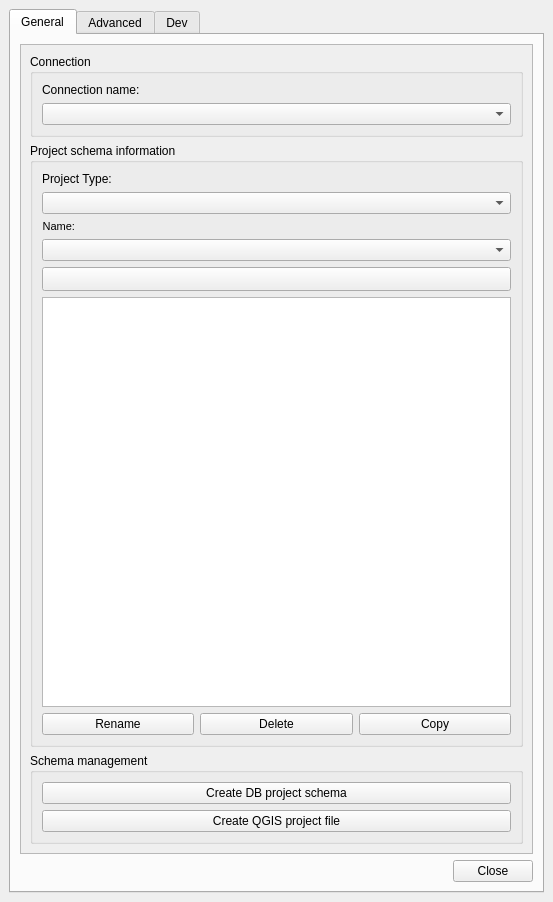
<?xml version="1.0" encoding="UTF-8"?>
<ui version="4.0">
 <class>dlg_admin</class>
 <widget class="QMainWindow" name="dlg_admin">
  <property name="geometry">
   <rect>
    <x>0</x>
    <y>0</y>
    <width>553</width>
    <height>902</height>
   </rect>
  </property>
  <property name="sizePolicy">
   <sizepolicy hsizetype="Expanding" vsizetype="Preferred">
    <horstretch>0</horstretch>
    <verstretch>0</verstretch>
   </sizepolicy>
  </property>
  <property name="maximumSize">
   <size>
    <width>16777215</width>
    <height>16777215</height>
   </size>
  </property>
  <property name="windowTitle">
   <string>Giswater</string>
  </property>
  <property name="unifiedTitleAndToolBarOnMac">
   <bool>false</bool>
  </property>
  <widget class="QWidget" name="centralwidget">
   <layout class="QGridLayout" name="gridLayout_4">
    <item row="3" column="0" colspan="2">
     <widget class="QTabWidget" name="tab_main">
      <property name="enabled">
       <bool>true</bool>
      </property>
      <property name="currentIndex">
       <number>0</number>
      </property>
      <widget class="QWidget" name="tab_general">
       <attribute name="title">
        <string>General</string>
       </attribute>
       <layout class="QGridLayout" name="gridLayout">
        <item row="0" column="1">
         <widget class="QScrollArea" name="scrollArea">
          <property name="minimumSize">
           <size>
            <width>370</width>
            <height>273</height>
           </size>
          </property>
          <property name="widgetResizable">
           <bool>true</bool>
          </property>
          <widget class="QWidget" name="scrollAreaWidgetContents_2">
           <property name="geometry">
            <rect>
             <x>0</x>
             <y>0</y>
             <width>501</width>
             <height>790</height>
            </rect>
           </property>
           <layout class="QGridLayout" name="gridLayout_11">
            <item row="2" column="0">
             <widget class="QGroupBox" name="grb_schema_manager">
              <property name="title">
               <string>Schema management</string>
              </property>
              <layout class="QGridLayout" name="gridLayout_26">
               <item row="0" column="0">
                <layout class="QGridLayout" name="gridLayout_23">
                 <item row="0" column="0">
                  <widget class="QPushButton" name="btn_schema_create">
                   <property name="sizePolicy">
                    <sizepolicy hsizetype="Minimum" vsizetype="Preferred">
                     <horstretch>0</horstretch>
                     <verstretch>0</verstretch>
                    </sizepolicy>
                   </property>
                   <property name="font">
                    <font>
                     <weight>50</weight>
                     <bold>false</bold>
                    </font>
                   </property>
                   <property name="text">
                    <string>Create DB project schema</string>
                   </property>
                  </widget>
                 </item>
                 <item row="1" column="0">
                  <widget class="QPushButton" name="btn_gis_create">
                   <property name="text">
                    <string>Create QGIS project file</string>
                   </property>
                  </widget>
                 </item>
                </layout>
               </item>
              </layout>
             </widget>
            </item>
            <item row="1" column="0">
             <widget class="QGroupBox" name="grb_project_scin">
              <property name="title">
               <string>Project schema information</string>
              </property>
              <layout class="QGridLayout" name="gridLayout_7">
               <item row="1" column="1" colspan="3">
                <widget class="QComboBox" name="cmb_project_type">
                 <property name="sizePolicy">
                  <sizepolicy hsizetype="Expanding" vsizetype="Fixed">
                   <horstretch>0</horstretch>
                   <verstretch>0</verstretch>
                  </sizepolicy>
                 </property>
                </widget>
               </item>
               <item row="0" column="1">
                <widget class="QLabel" name="lbl_project_type">
                 <property name="layoutDirection">
                  <enum>Qt::LeftToRight</enum>
                 </property>
                 <property name="text">
                  <string>Project Type:       </string>
                 </property>
                 <property name="alignment">
                  <set>Qt::AlignLeading|Qt::AlignLeft|Qt::AlignVCenter</set>
                 </property>
                </widget>
               </item>
               <item row="7" column="1" colspan="3">
                <widget class="QTextEdit" name="software_version_info">
                 <property name="enabled">
                  <bool>true</bool>
                 </property>
                 <property name="readOnly">
                  <bool>true</bool>
                 </property>
                </widget>
               </item>
               <item row="6" column="1" colspan="3">
                <widget class="QPushButton" name="btn_info">
                 <property name="enabled">
                  <bool>true</bool>
                 </property>
                 <property name="sizePolicy">
                  <sizepolicy hsizetype="Preferred" vsizetype="Preferred">
                   <horstretch>0</horstretch>
                   <verstretch>0</verstretch>
                  </sizepolicy>
                 </property>
                 <property name="minimumSize">
                  <size>
                   <width>24</width>
                   <height>24</height>
                  </size>
                 </property>
                 <property name="layoutDirection">
                  <enum>Qt::LeftToRight</enum>
                 </property>
                 <property name="text">
                  <string/>
                 </property>
                 <property name="iconSize">
                  <size>
                   <width>16</width>
                   <height>16</height>
                  </size>
                 </property>
                 <property name="checkable">
                  <bool>false</bool>
                 </property>
                 <property name="autoDefault">
                  <bool>false</bool>
                 </property>
                 <property name="default">
                  <bool>false</bool>
                 </property>
                 <property name="flat">
                  <bool>false</bool>
                 </property>
                </widget>
               </item>
               <item row="8" column="1" colspan="3">
                <layout class="QGridLayout" name="gridLayout_6">
                 <item row="2" column="1">
                  <widget class="QPushButton" name="btn_delete">
                   <property name="sizePolicy">
                    <sizepolicy hsizetype="Preferred" vsizetype="Fixed">
                     <horstretch>0</horstretch>
                     <verstretch>0</verstretch>
                    </sizepolicy>
                   </property>
                   <property name="text">
                    <string>Delete</string>
                   </property>
                  </widget>
                 </item>
                 <item row="2" column="2">
                  <widget class="QPushButton" name="btn_copy">
                   <property name="sizePolicy">
                    <sizepolicy hsizetype="Minimum" vsizetype="Fixed">
                     <horstretch>0</horstretch>
                     <verstretch>0</verstretch>
                    </sizepolicy>
                   </property>
                   <property name="text">
                    <string>Copy</string>
                   </property>
                  </widget>
                 </item>
                 <item row="2" column="0">
                  <widget class="QPushButton" name="btn_schema_rename">
                   <property name="sizePolicy">
                    <sizepolicy hsizetype="Preferred" vsizetype="Fixed">
                     <horstretch>0</horstretch>
                     <verstretch>0</verstretch>
                    </sizepolicy>
                   </property>
                   <property name="text">
                    <string>Rename</string>
                   </property>
                  </widget>
                 </item>
                </layout>
               </item>
               <item row="3" column="1" colspan="3">
                <widget class="QComboBox" name="project_schema_name">
                 <property name="enabled">
                  <bool>true</bool>
                 </property>
                 <property name="sizePolicy">
                  <sizepolicy hsizetype="Preferred" vsizetype="Fixed">
                   <horstretch>0</horstretch>
                   <verstretch>0</verstretch>
                  </sizepolicy>
                 </property>
                 <property name="frame">
                  <bool>true</bool>
                 </property>
                </widget>
               </item>
               <item row="2" column="1">
                <widget class="QLabel" name="lbl_name">
                 <property name="sizePolicy">
                  <sizepolicy hsizetype="Maximum" vsizetype="Preferred">
                   <horstretch>0</horstretch>
                   <verstretch>0</verstretch>
                  </sizepolicy>
                 </property>
                 <property name="font">
                  <font>
                   <pointsize>8</pointsize>
                  </font>
                 </property>
                 <property name="frameShape">
                  <enum>QFrame::NoFrame</enum>
                 </property>
                 <property name="frameShadow">
                  <enum>QFrame::Raised</enum>
                 </property>
                 <property name="text">
                  <string>Name:</string>
                 </property>
                 <property name="alignment">
                  <set>Qt::AlignRight|Qt::AlignTrailing|Qt::AlignVCenter</set>
                 </property>
                 <property name="margin">
                  <number>3</number>
                 </property>
                </widget>
               </item>
              </layout>
             </widget>
            </item>
            <item row="0" column="0">
             <widget class="QGroupBox" name="grb_conection">
              <property name="title">
               <string>Connection</string>
              </property>
              <layout class="QGridLayout" name="gridLayout_2">
               <item row="1" column="0" colspan="2">
                <widget class="QComboBox" name="cmb_connection">
                 <property name="enabled">
                  <bool>true</bool>
                 </property>
                </widget>
               </item>
               <item row="0" column="0" colspan="2">
                <widget class="QLabel" name="lbl_connection">
                 <property name="sizePolicy">
                  <sizepolicy hsizetype="Maximum" vsizetype="Preferred">
                   <horstretch>0</horstretch>
                   <verstretch>0</verstretch>
                  </sizepolicy>
                 </property>
                 <property name="text">
                  <string>Connection name:</string>
                 </property>
                </widget>
               </item>
              </layout>
             </widget>
            </item>
           </layout>
          </widget>
         </widget>
        </item>
        <item row="1" column="1">
         <layout class="QGridLayout" name="lyt_buttons">
          <item row="0" column="2">
           <widget class="QLabel" name="lbl_status_text">
            <property name="text">
             <string/>
            </property>
           </widget>
          </item>
          <item row="0" column="1">
           <widget class="QLabel" name="lbl_schema_name">
            <property name="text">
             <string/>
            </property>
           </widget>
          </item>
          <item row="0" column="0">
           <widget class="QLabel" name="lbl_status">
            <property name="enabled">
             <bool>true</bool>
            </property>
            <property name="text">
             <string/>
            </property>
            <property name="scaledContents">
             <bool>false</bool>
            </property>
           </widget>
          </item>
          <item row="0" column="3">
           <spacer name="horizontalSpacer_2">
            <property name="orientation">
             <enum>Qt::Horizontal</enum>
            </property>
            <property name="sizeHint" stdset="0">
             <size>
              <width>40</width>
              <height>20</height>
             </size>
            </property>
           </spacer>
          </item>
          <item row="0" column="4">
           <widget class="QPushButton" name="btn_close">
            <property name="sizePolicy">
             <sizepolicy hsizetype="Fixed" vsizetype="Fixed">
              <horstretch>0</horstretch>
              <verstretch>0</verstretch>
             </sizepolicy>
            </property>
            <property name="text">
             <string>Close</string>
            </property>
           </widget>
          </item>
         </layout>
        </item>
       </layout>
      </widget>
      <widget class="QWidget" name="tab_advanced">
       <attribute name="title">
        <string>Advanced</string>
       </attribute>
       <layout class="QGridLayout" name="gridLayout_21">
        <item row="0" column="0">
         <widget class="QScrollArea" name="scrollArea_2">
          <property name="minimumSize">
           <size>
            <width>370</width>
            <height>273</height>
           </size>
          </property>
          <property name="widgetResizable">
           <bool>true</bool>
          </property>
          <widget class="QWidget" name="scrollAreaWidgetContents_3">
           <property name="geometry">
            <rect>
             <x>0</x>
             <y>0</y>
             <width>501</width>
             <height>827</height>
            </rect>
           </property>
           <layout class="QGridLayout" name="gridLayout_12">
            <item row="0" column="0" colspan="2">
             <widget class="QGroupBox" name="grb_load_cf">
              <property name="title">
               <string>Load custom file</string>
              </property>
              <layout class="QGridLayout" name="gridLayout_10">
               <item row="0" column="1" colspan="2">
                <layout class="QGridLayout" name="gridLayout_24">
                 <item row="0" column="1">
                  <widget class="QPushButton" name="btn_custom_select_file">
                   <property name="sizePolicy">
                    <sizepolicy hsizetype="Preferred" vsizetype="Fixed">
                     <horstretch>0</horstretch>
                     <verstretch>0</verstretch>
                    </sizepolicy>
                   </property>
                   <property name="maximumSize">
                    <size>
                     <width>30</width>
                     <height>16777215</height>
                    </size>
                   </property>
                   <property name="text">
                    <string>...</string>
                   </property>
                  </widget>
                 </item>
                 <item row="1" column="0" colspan="2">
                  <widget class="QPushButton" name="btn_custom_load_file">
                   <property name="sizePolicy">
                    <sizepolicy hsizetype="Preferred" vsizetype="Fixed">
                     <horstretch>0</horstretch>
                     <verstretch>0</verstretch>
                    </sizepolicy>
                   </property>
                   <property name="font">
                    <font>
                     <weight>50</weight>
                     <bold>false</bold>
                    </font>
                   </property>
                   <property name="text">
                    <string>Load SQL files</string>
                   </property>
                  </widget>
                 </item>
                 <item row="0" column="0">
                  <widget class="QLineEdit" name="custom_path_folder">
                   <property name="enabled">
                    <bool>false</bool>
                   </property>
                  </widget>
                 </item>
                </layout>
               </item>
              </layout>
             </widget>
            </item>
            <item row="1" column="0" colspan="2">
             <widget class="QGroupBox" name="grb_manage_addfields">
              <property name="title">
               <string>Manage add fields</string>
              </property>
              <layout class="QVBoxLayout" name="verticalLayout">
               <item>
                <layout class="QGridLayout" name="gridLayout_5">
                 <item row="1" column="1" colspan="3">
                  <widget class="QLabel" name="lbl_add_fields_feature">
                   <property name="sizePolicy">
                    <sizepolicy hsizetype="Preferred" vsizetype="Preferred">
                     <horstretch>0</horstretch>
                     <verstretch>0</verstretch>
                    </sizepolicy>
                   </property>
                   <property name="text">
                    <string>Feature name:</string>
                   </property>
                  </widget>
                 </item>
                 <item row="4" column="1">
                  <widget class="QPushButton" name="btn_create_field">
                   <property name="text">
                    <string>Create</string>
                   </property>
                  </widget>
                 </item>
                 <item row="2" column="1" colspan="3">
                  <widget class="QComboBox" name="cmb_formname_fields"/>
                 </item>
                 <item row="4" column="2">
                  <widget class="QPushButton" name="btn_update_field">
                   <property name="text">
                    <string>Update</string>
                   </property>
                  </widget>
                 </item>
                 <item row="4" column="3">
                  <widget class="QPushButton" name="btn_delete_field">
                   <property name="text">
                    <string>Delete</string>
                   </property>
                  </widget>
                 </item>
                 <item row="3" column="1" colspan="3">
                  <widget class="QCheckBox" name="chk_add_fields_multi">
                   <property name="layoutDirection">
                    <enum>Qt::LeftToRight</enum>
                   </property>
                   <property name="text">
                    <string>Addfield multicreate</string>
                   </property>
                   <property name="checkable">
                    <bool>true</bool>
                   </property>
                   <property name="checked">
                    <bool>false</bool>
                   </property>
                   <property name="autoRepeat">
                    <bool>false</bool>
                   </property>
                  </widget>
                 </item>
                </layout>
               </item>
              </layout>
             </widget>
            </item>
            <item row="3" column="0" colspan="2">
             <widget class="QGroupBox" name="grb_schema_reload">
              <property name="title">
               <string>Reload</string>
              </property>
              <layout class="QGridLayout" name="gridLayout_9">
               <item row="0" column="0">
                <widget class="QLabel" name="lbl_reload_fct_ftrg">
                 <property name="text">
                  <string>Reload functions &amp; function triggers</string>
                 </property>
                </widget>
               </item>
               <item row="0" column="1">
                <widget class="QPushButton" name="btn_reload_fct_ftrg">
                 <property name="sizePolicy">
                  <sizepolicy hsizetype="Maximum" vsizetype="Preferred">
                   <horstretch>0</horstretch>
                   <verstretch>0</verstretch>
                  </sizepolicy>
                 </property>
                 <property name="text">
                  <string>Execute</string>
                 </property>
                </widget>
               </item>
              </layout>
             </widget>
            </item>
            <item row="4" column="0" rowspan="2" colspan="2">
             <widget class="QGroupBox" name="groupBox_2">
              <property name="sizePolicy">
               <sizepolicy hsizetype="Preferred" vsizetype="Preferred">
                <horstretch>0</horstretch>
                <verstretch>0</verstretch>
               </sizepolicy>
              </property>
              <property name="title">
               <string>Additional schema management</string>
              </property>
              <layout class="QGridLayout" name="gridLayout_8">
               <item row="0" column="0">
                <layout class="QGridLayout" name="gridLayout_3">
                 <property name="topMargin">
                  <number>0</number>
                 </property>
                 <item row="0" column="0">
                  <widget class="QPushButton" name="btn_create_asset">
                   <property name="text">
                    <string>Create DB asset schema</string>
                   </property>
                  </widget>
                 </item>
                </layout>
               </item>
              </layout>
             </widget>
            </item>
            <item row="6" column="0" colspan="2">
             <widget class="QGroupBox" name="grp_i18n_update">
              <property name="title">
               <string>Schema i18n update</string>
              </property>
              <layout class="QVBoxLayout" name="verticalLayout_2">
               <item>
                <widget class="QPushButton" name="btn_update_translation">
                 <property name="text">
                  <string>Instant update i18n</string>
                 </property>
                </widget>
               </item>
              </layout>
             </widget>
            </item>
            <item row="7" column="0">
             <spacer name="verticalSpacer_2">
              <property name="orientation">
               <enum>Qt::Vertical</enum>
              </property>
              <property name="sizeHint" stdset="0">
               <size>
                <width>20</width>
                <height>40</height>
               </size>
              </property>
             </spacer>
            </item>
           </layout>
          </widget>
         </widget>
        </item>
       </layout>
      </widget>
      <widget class="QWidget" name="tab_dev">
       <attribute name="title">
        <string>Dev</string>
       </attribute>
       <layout class="QGridLayout" name="gridLayout_14">
        <item row="0" column="0">
         <widget class="QScrollArea" name="scrollArea_4">
          <property name="widgetResizable">
           <bool>true</bool>
          </property>
          <widget class="QWidget" name="scrollAreaWidgetContents_4">
           <property name="geometry">
            <rect>
             <x>0</x>
             <y>0</y>
             <width>199</width>
             <height>294</height>
            </rect>
           </property>
           <layout class="QGridLayout" name="gridLayout_20">
            <item row="2" column="0">
             <spacer name="verticalSpacer_4">
              <property name="orientation">
               <enum>Qt::Vertical</enum>
              </property>
              <property name="sizeHint" stdset="0">
               <size>
                <width>20</width>
                <height>40</height>
               </size>
              </property>
             </spacer>
            </item>
            <item row="0" column="0">
             <widget class="QGroupBox" name="grb_files_generator">
              <property name="title">
               <string>Plugin files generator</string>
              </property>
              <layout class="QGridLayout" name="gridLayout_16">
               <item row="1" column="0">
                <widget class="QPushButton" name="btn_translation">
                 <property name="text">
                  <string>Translation files</string>
                 </property>
                </widget>
               </item>
               <item row="0" column="0">
                <widget class="QPushButton" name="btn_create_qgis_template">
                 <property name="text">
                  <string>QGIS templates</string>
                 </property>
                </widget>
               </item>
              </layout>
             </widget>
            </item>
            <item row="1" column="0">
             <widget class="QGroupBox" name="groupBox">
              <property name="title">
               <string>Schema Utils</string>
              </property>
              <layout class="QGridLayout" name="gridLayout_15">
               <item row="0" column="0">
                <widget class="QLabel" name="label">
                 <property name="text">
                  <string>WS:</string>
                 </property>
                </widget>
               </item>
               <item row="3" column="0" colspan="2">
                <widget class="QPushButton" name="btn_update_utils">
                 <property name="text">
                  <string>Update</string>
                 </property>
                </widget>
               </item>
               <item row="0" column="1">
                <widget class="QLabel" name="label_2">
                 <property name="text">
                  <string>UD:</string>
                 </property>
                </widget>
               </item>
               <item row="1" column="0">
                <widget class="QComboBox" name="cmb_utils_ws"/>
               </item>
               <item row="2" column="0" colspan="2">
                <widget class="QPushButton" name="btn_create_utils">
                 <property name="text">
                  <string>Create</string>
                 </property>
                </widget>
               </item>
               <item row="1" column="1">
                <widget class="QComboBox" name="cmb_utils_ud"/>
               </item>
              </layout>
             </widget>
            </item>
           </layout>
          </widget>
         </widget>
        </item>
       </layout>
      </widget>
     </widget>
    </item>
   </layout>
  </widget>
  <action name="action_create_sample">
   <property name="text">
    <string>Create Sample</string>
   </property>
  </action>
  <action name="action_create_sample_dev">
   <property name="text">
    <string>Create Sample Dev</string>
   </property>
  </action>
 </widget>
 <tabstops>
  <tabstop>tab_main</tabstop>
  <tabstop>scrollArea</tabstop>
  <tabstop>cmb_connection</tabstop>
  <tabstop>cmb_project_type</tabstop>
  <tabstop>project_schema_name</tabstop>
  <tabstop>btn_info</tabstop>
  <tabstop>software_version_info</tabstop>
  <tabstop>btn_schema_rename</tabstop>
  <tabstop>btn_delete</tabstop>
  <tabstop>btn_copy</tabstop>
  <tabstop>btn_schema_create</tabstop>
  <tabstop>btn_gis_create</tabstop>
  <tabstop>custom_path_folder</tabstop>
  <tabstop>btn_custom_select_file</tabstop>
  <tabstop>btn_custom_load_file</tabstop>
  <tabstop>cmb_formname_fields</tabstop>
  <tabstop>chk_add_fields_multi</tabstop>
  <tabstop>btn_create_field</tabstop>
  <tabstop>btn_update_field</tabstop>
  <tabstop>btn_delete_field</tabstop>
  <tabstop>btn_reload_fct_ftrg</tabstop>
  <tabstop>scrollArea_4</tabstop>
  <tabstop>btn_create_qgis_template</tabstop>
  <tabstop>btn_translation</tabstop>
  <tabstop>cmb_utils_ws</tabstop>
  <tabstop>cmb_utils_ud</tabstop>
  <tabstop>btn_create_utils</tabstop>
  <tabstop>btn_update_utils</tabstop>
  <tabstop>btn_close</tabstop>
 </tabstops>
 <resources/>
 <connections/>
</ui>
